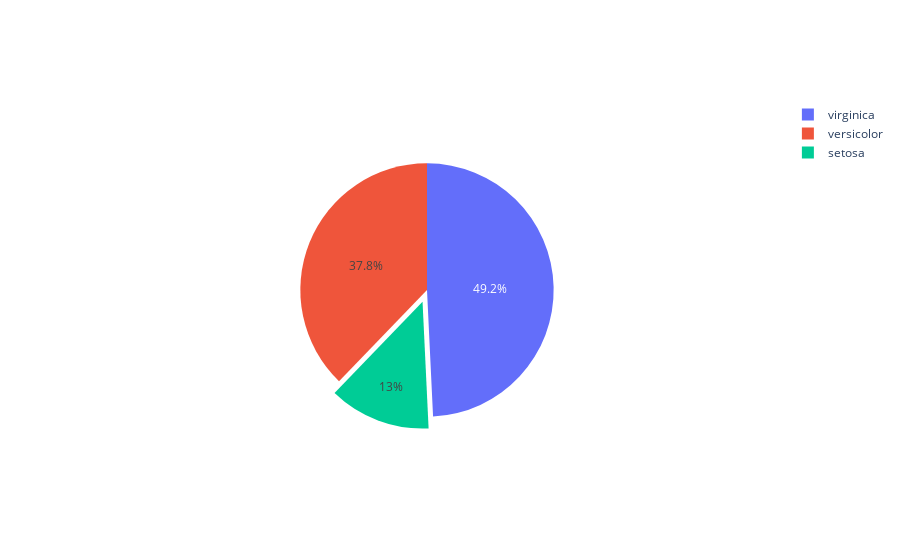

The code cell stored with this chart in its notebook:
### Code cell
import plotly.graph_objects as go

fig = go.Figure(data=[go.Pie(labels=iris['species'], values=iris['petal_length'], pull=[0.1, 0.2, 0.5])])
fig.show()

### Figure 1 — Plotly figure (JSON) as saved in the notebook; plotly's stock layout.template omitted (floating-point values rounded to 4 significant figures; data arrays with more than 128 entries replaced by an {"elided": "..."} marker saying what was removed)
{"data": [{"labels": {"elided": "150 str values"}, "pull": [0.1, 0.2, 0.5], "type": "pie", "values": {"elided": "150 float values"}}], "layout": {}}
